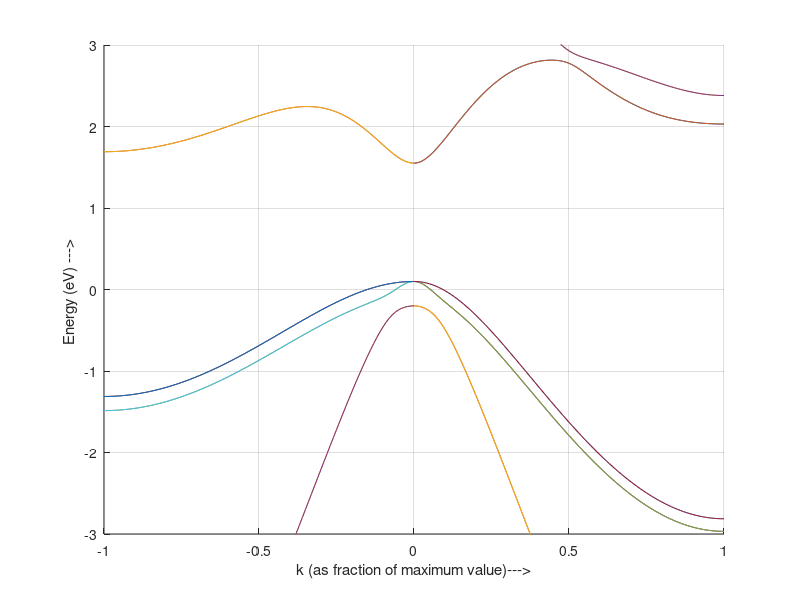

Here is the MATLAB script that generated this plot:
% --------------------------------------------------------------------------------
%  MATLAB code used to generate the figures in the book:
%
%    "Quantum Transport: Atom to Transistor," by Supriyo Datta
%    published by Cambridge University Press, May 2005
%      (ISBN-10: 0521631459 | ISBN-13: 9780521631457)
%    http://www.cambridge.org/uk/catalogue/catalogue.asp?isbn=0521631459
%
% THIS FILE FOR: Chapter 5, Figure 5.4.1(a)
%
% --------------------------------------------------------------------------------
% Copyright (c) 2005  Supriyo Datta
% --------------------------------------------------------------------------------

clear all
close all;

soa=.3787/3;soc=.0129/3;Esa=-8.3431;Epa=1.0414;Esc=-2.6569;Epc=3.6686;Esea=8.5914;
Esec=6.7386;
Vss=-6.4513;Vxx=1.9546;Vxy=5.0779;Vsapc=4.4800;Vpasc=5.7839;Vseapc=4.8422;Vpasec=4.8077;
d1=[1 1 1]/4;d2=[1 -1 -1]/4;d3=[-1 1 -1]/4;d4=[-1 -1 1]/4;
d1=[0 0 0]/2;d2=[0 -1 -1]/2;d3=[-1 0 -1]/2;d4=[-1 -1 0]/2;

for iter = 1:2
if iter == 1
l=1;m=1;n=1;kmax=pi;Nt=101;%L-direction
else
l=1;m=0;n=0;kmax=2*pi;Nt=101;%X-direction
end


for Nk=1:Nt
k=[l m n]*kmax*(Nk-1)/(Nt-1);
	p1=exp(i*sum(k.*d1));p2=exp(i*sum(k.*d2));
	p3=exp(i*sum(k.*d3));p4=exp(i*sum(k.*d4));
		g0=(p1+p2+p3+p4)/4;g1=(p1+p2-p3-p4)/4;
		g2=(p1-p2+p3-p4)/4;g3=(p1-p2-p3+p4)/4;

h=[Esa/2 Vss*g0 0 0 0 Vsapc*g1 Vsapc*g2 Vsapc*g3 0 0;
      0	Esc/2	-Vpasc*conj(g1)	-Vpasc*conj(g2)      -Vpasc*conj(g3)    0 0 0 0 0;
      0	0	Epa/2	0	0	Vxx*g0 Vxy*g3	Vxy*g2  0  -Vpasec*g1;
      0	0	0	Epa/2	0	Vxy*g3 Vxx*g0	Vxy*g1  0  -Vpasec*g2;
      0	0	0	0	Epa/2	Vxy*g2 Vxy*g1	Vxx*g0  0  -Vpasec*g3;
      0	0	0	0	0	Epc/2	0	0	Vseapc*(g1)	0;
      0	0	0	0	0	0	Epc/2	0	Vseapc*(g2)	0;
      0	0	0	0	0	0	0	Epc/2	Vseapc*(g3)	0;
      0	0	0	0	0	0	0	0	Esea/2	0;
      0	0	0	0	0	0	0	0	0	Esec/2];

H=[h+h'	zeros(10);
     zeros(10)	h+h'];

hso=zeros(20);
hso(3,4)=-i*soa;hso(3,15)=soa;
hso(4,15)=-i*soa;
hso(5,13)=-soa;hso(5,14)=i*soa;
hso(6,7)=-i*soc;hso(6,18)=soc;
hso(7,18)=-i*soc;
hso(8,16)=-soc;hso(8,17)=i*soc;
hso(13,14)=i*soa;
hso(16,17)=i*soc;
Hso=hso+hso';

eiglst = eig(H+Hso);
        E(Nk,:) = sort(real(eiglst));
		X(Nk)=-(Nk-1)/(Nt-1);%L-direction
		X1(Nk)=(Nk-1)/(Nt-1);%X-direction
end

hold on
if iter == 1
h=plot(X,E);
else
h=plot(X1,E);

end
axis([-1 1 -3 3])
xlabel('k (as fraction of maximum value)--->')
ylabel('Energy (eV) ---> ')
grid on
end